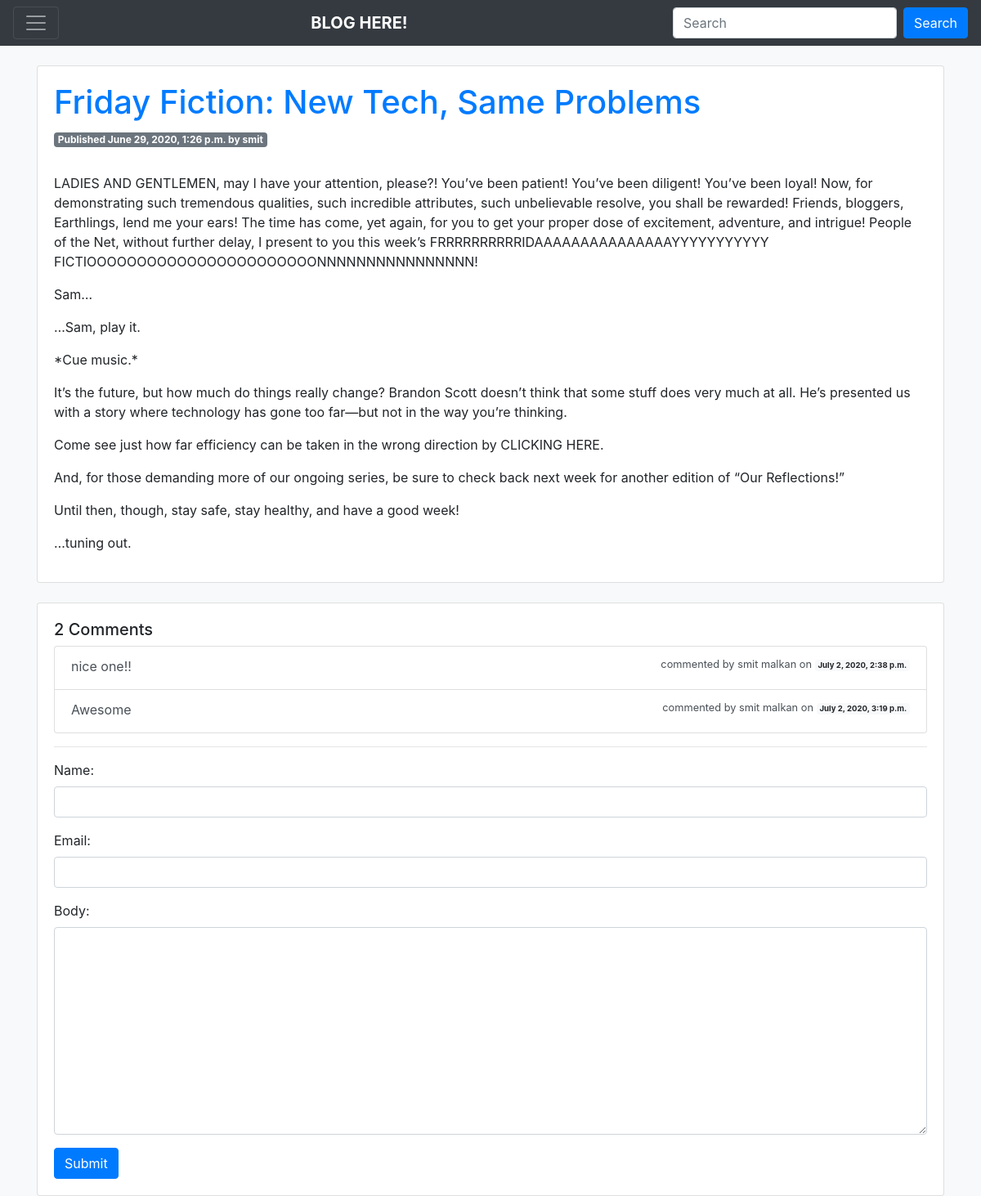
Page /blog/3/ on the committed database.
### blog/models.py (models this page shows, shortened)
class post(models.Model):
    STATUS_CHOICES = (
        ('draft','Draft'),
        ('published','Published'),
    )
    title = models.CharField(max_length=250)
    slug = models.SlugField(max_length = 250,unique_for_date = 'publish')
    author = models.ForeignKey(User, related_name='blog_posts', on_delete=models.CASCADE)
    body = models.TextField()
    publish = models.DateTimeField(default = timezone.now)
    created  = models.TimeField(auto_now_add=True)
    updated = models.DateField(auto_now=True)
    status = models.CharField(max_length=10,choices=STATUS_CHOICES,default = 'draft')
    tags = TaggableManager()
    class Meta:
        ordering = ('-publish',)

class Comment(models.Model):
    post = models.ForeignKey(post, related_name='comments', on_delete=models.CASCADE)
    name = models.CharField(max_length=80)
    email = models.EmailField()
    body = models.TextField()
    created = models.DateTimeField(auto_now_add=True)
    updated = models.DateTimeField(auto_now=True)
    active = models.BooleanField(default=True)
    class Meta:
        ordering = ('created',)

### blog/views.py (the view)
class postDetail(DetailView):
    model = post
    template_name='blog/post/detail.html'
    context_object_name = "post"
    form = CommentForm()
    def get_object(self):
        return super().get_object()
    def get_context_data(self, **kwargs):
        context = super().get_context_data(**kwargs)
        comments = self.get_object().comments.filter(active=True)
        context["comment_form"] = self.form
        context['comments']=comments
        return context
    def post(self,request,*args,**kwargs):
        comment_form = CommentForm(request.POST)
        if comment_form.is_valid():
            comment = comment_form.save(commit=False)
            comment.post = self.get_object()
            comment.save()
            return redirect(reverse("blog:post_detail", kwargs={"pk":self.get_object().pk}))

### blog/forms.py
class CommentForm(forms.ModelForm):
    class Meta:
        model = Comment
        fields = ("name","email","body",)
        widgets = {
            'name': forms.TextInput(attrs={'class':'form-control'}),
            'email': forms.EmailInput(attrs={'class':'form-control'}),
            'body': forms.Textarea(attrs={'class':'form-control'}),
        }

### templates/blog/post/detail.html (shortened to what this page needs)
{% extends "base.html" %}
{% block content %}
<div class="card">
    <div class="card-body">
        <h1 class="text-primary">{{ post.title }}</h1>
        <p class="badge badge-secondary">
        Published {{ post.publish }} by {{ post.author }}
        </p>
        <p class="text-justify">{{ post.body|linebreaks }}</p>
    </div>
</div>
<br>
<div class="card">
<div class="card-body">
<h5>{{comments.count }} Comments</h5>
{% if comments %}
    <div class="list-group">
        {% for comment in comments %}
        <div class="list-group-item list-group-item-action">
            <div class="d-flex w-100 justify-content-between">
                <p class="mb-1">{{comment.body}}</p>
                <small>commented by {{ comment.name }} on <span class="badge badge-light">{{comment.created}}</span></small>
            </div>
        </div>
        {% endfor %}
    </div>
    {% endif %}
    <hr>
    <form method="POST">
        {{ comment_form.as_p }}
        <button type="submit" class="btn btn-primary" value="Send e-mail">Submit</button>
    </form>
</div>
</div>
{% endblock %}

### rows in the picture
post: title "Friday Fiction: New Tech, Same Problems", publish "June 29, 2020, 1:26 p.m.", author "smit", body "LADIES AND GENTLEMEN, may I have your attention, please?! You’ve been patient! You’ve been diligent! You’ve been loyal! Now, for demonstrating such tremendous qualities, such incredible attributes, such unbelievable resolve, you shall be rewarded! Friends, bloggers, Earthlings, lend me your ears! The time has come, yet again, for you to get your proper dose of excitement, adventure, and intrigue! People of the Net, without further delay, I present to you this week’s FRRRRRRRRRRIDAAAAAAAAAAAAAAAYYYYYYYYYYY FICTIOOOOOOOOOOOOOOOOOOOOOOONNNNNNNNNNNNNNNN! Sam… …Sam, play it. *Cue music.* It’s the future, but how much do things really change? Brandon Scott doesn’t think that some stuff does very…"
Comment: body "nice one!!", name "smit malkan", created "July 2, 2020, 2:38 p.m."
Comment: body "Awesome", name "smit malkan", created "July 2, 2020, 3:19 p.m."

### other values in the picture
{{ comments.count }} "2"
